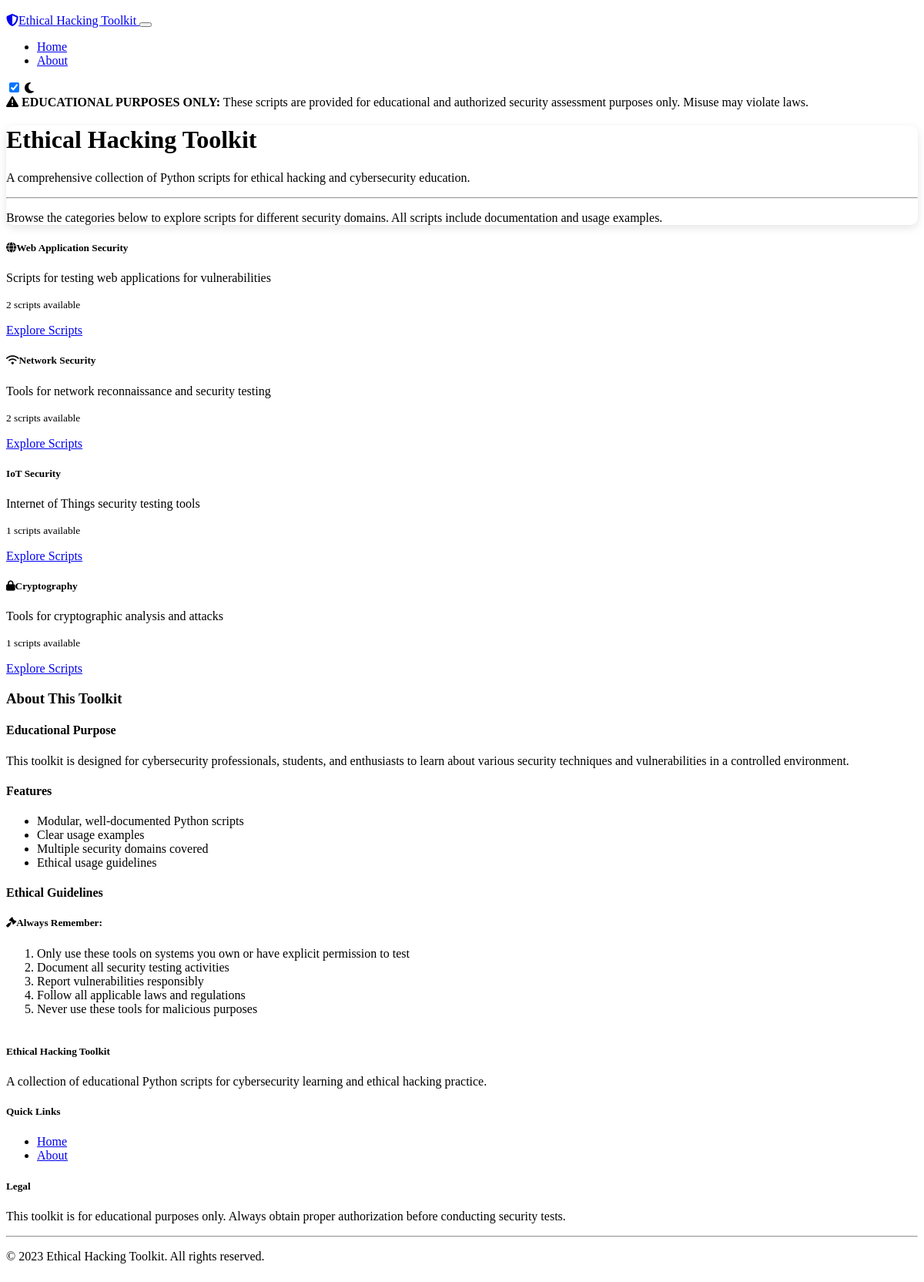
The page / on the database its author committed.
### models.py (models this page shows, shortened)
class Category(db.Model):
    id = db.Column(db.Integer, primary_key=True)
    name = db.Column(db.String(100), unique=True, nullable=False)
    description = db.Column(db.Text, nullable=False)
    icon = db.Column(db.String(50), nullable=True)
    scripts = db.relationship('Script', backref='category', lazy=True)

### routes.py (the view)
@app.route('/')
def index():
    categories = Category.query.all()
    return render_template('index.html', categories=categories)

### templates/index.html (shortened to what this page needs)
{% extends "layout.html" %}
{% block content %}
<div class="jumbotron bg-dark text-light p-5 rounded">
    <h1 class="display-4">Ethical Hacking Toolkit</h1>
    <p class="lead">A comprehensive collection of Python scripts for ethical hacking and cybersecurity education.</p>
    <hr class="my-4">
    <p>Browse the categories below to explore scripts for different security domains. All scripts include documentation and usage examples.</p>
</div>
<div class="row mt-5">
    {% for category in categories %}
    <div class="col-md-6 col-lg-4 mb-4">
        <div class="card h-100">
            <div class="card-header bg-dark">
                <h5 class="card-title mb-0">
                    <i class="fas fa-{{ category.icon }} me-2"></i>{{ category.name }}
                </h5>
            </div>
            <div class="card-body">
                <p class="card-text">{{ category.description }}</p>
                <p class="card-text">
                    <small class="text-muted">{{ category.scripts|length }} scripts available</small>
                </p>
            </div>
            <div class="card-footer">
                <a href="{{ url_for('category', category_id=category.id) }}" class="btn btn-outline-primary">
                    Explore Scripts
                </a>
            </div>
        </div>
    </div>
    {% endfor %}
</div>
<div class="row mt-5">
    <div class="col-12">
        <div class="card">
            <div class="card-header bg-dark">
                <h3 class="mb-0">About This Toolkit</h3>
            </div>
            <div class="card-body">
                <div class="row">
                    <div class="col-md-6">
                        <h4>Educational Purpose</h4>
                        <p>This toolkit is designed for cybersecurity professionals, students, and enthusiasts to learn about various security techniques and vulnerabilities in a controlled environment.</p>
                        <h4>Features</h4>
                        <ul>
                            <li>Modular, well-documented Python scripts</li>
                            <li>Clear usage examples</li>
                            <li>Multiple security domains covered</li>
                            <li>Ethical usage guidelines</li>
                        </ul>
                    </div>
                    <div class="col-md-6">
                        <h4>Ethical Guidelines</h4>
                        <div class="alert alert-info">
                            <h5><i class="fas fa-gavel me-2"></i>Always Remember:</h5>
                            <ol>
                                <li>Only use these tools on systems you own or have explicit permission to test</li>
                                <li>Document all security testing activities</li>
                                <li>Report vulnerabilities responsibly</li>
                                <li>Follow all applicable laws and regulations</li>
                                <li>Never use these tools for malicious purposes</li>
                            </ol>
                        </div>
                    </div>
                </div>
            </div>
        </div>
    </div>
</div>
{% endblock %}

### templates/layout.html (shortened to what this page needs)
<!DOCTYPE html>
<html lang="en" data-bs-theme="dark">
<head>
    <link rel="stylesheet" href="https://cdn.replit.com/agent/bootstrap-agent-dark-theme.min.css">
    <link rel="stylesheet" href="https://cdnjs.cloudflare.com/ajax/libs/font-awesome/6.4.0/css/all.min.css">
    <link rel="stylesheet" href="{{ url_for('static', filename='css/custom.css') }}">
</head>
<body>
    <nav class="navbar navbar-expand-lg navbar-dark bg-dark">
        <div class="container">
            <a class="navbar-brand" href="{{ url_for('index') }}">
                <i class="fas fa-shield-alt me-2"></i>Ethical Hacking Toolkit
            </a>
            <button class="navbar-toggler" type="button" data-bs-toggle="collapse" data-bs-target="#navbarNav"
                    aria-controls="navbarNav" aria-expanded="false" aria-label="Toggle navigation">
            </button>
            <div class="collapse navbar-collapse" id="navbarNav">
                <ul class="navbar-nav me-auto">
                    <li class="nav-item">
                        <a class="nav-link {% if request.path == url_for('index') %}active{% endif %}"
                           href="{{ url_for('index') }}">Home</a>
                    </li>
                    <li class="nav-item">
                        <a class="nav-link {% if request.path == url_for('about') %}active{% endif %}"
                           href="{{ url_for('about') }}">About</a>
                    </li>
                </ul>
                <div class="d-flex">
                    <div class="form-check form-switch me-2">
                        <input class="form-check-input" type="checkbox" id="darkModeToggle" checked>
                        <label class="form-check-label text-light" for="darkModeToggle">
                            <i class="fas fa-moon"></i>
                        </label>
                    </div>
                </div>
            </div>
        </div>
    </nav>
    <div class="container mt-4 mb-5">
        <div class="alert alert-warning">
            <i class="fas fa-exclamation-triangle me-2"></i>
            <strong>EDUCATIONAL PURPOSES ONLY:</strong> These scripts are provided for educational and authorized security assessment purposes only. Misuse may violate laws.
        </div>
        {% block content %}{% endblock %}
    </div>
    <footer class="bg-dark text-light py-4 mt-auto">
        <div class="container">
            <div class="row">
                <div class="col-md-6">
                    <h5>Ethical Hacking Toolkit</h5>
                    <p>A collection of educational Python scripts for cybersecurity learning and ethical hacking practice.</p>
                </div>
                <div class="col-md-3">
                    <h5>Quick Links</h5>
                    <ul class="list-unstyled">
                        <li><a href="{{ url_for('index') }}" class="text-light">Home</a></li>
                        <li><a href="{{ url_for('about') }}" class="text-light">About</a></li>
                    </ul>
                </div>
                <div class="col-md-3">
                    <h5>Legal</h5>
                    <p class="small">This toolkit is for educational purposes only. Always obtain proper authorization before conducting security tests.</p>
                </div>
            </div>
            <hr>
            <p class="text-center mb-0">© 2023 Ethical Hacking Toolkit. All rights reserved.</p>
        </div>
    </footer>
</body>
</html>

### static/css/custom.css (style rules this page uses)
body { padding-top: 10px; min-height: 100vh; display: flex; flex-direction: column; }
footer { margin-top: auto; }
.card { transition: transform 0.3s ease, box-shadow 0.3s ease; }
.alert { border-radius: 5px; }
.btn { transition: all 0.3s ease; }
.jumbotron { border-radius: 10px; box-shadow: 0 4px 12px rgba(0, 0, 0, 0.1); }

### rows shown on the page
Category: name "Web Application Security", description "Scripts for testing web applications for vulnerabilities", scripts|length "2"
Category: name "Network Security", description "Tools for network reconnaissance and security testing", scripts|length "2"
Category: name "IoT Security", description "Internet of Things security testing tools", scripts|length "1"
Category: name "Cryptography", description "Tools for cryptographic analysis and attacks", scripts|length "1"
